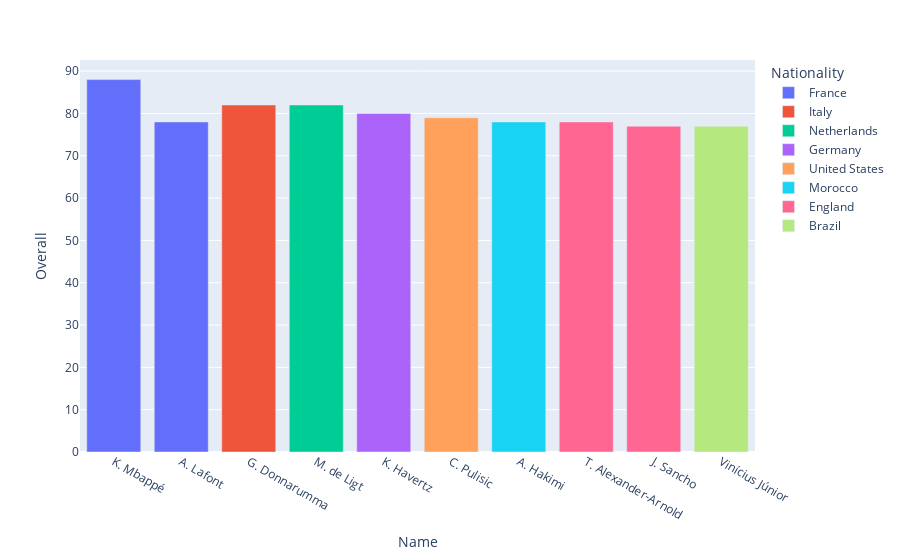

The notebook cell saved with this chart:
### Code cell
# USING PLOTLY TO VISUALIZE
px.bar(ymrp, x = "Name", y = "Overall", color = "Nationality")

### Figure 1 — Plotly figure (JSON) as saved in the notebook; plotly's stock layout.template omitted (floating-point values rounded to 4 significant figures)
{"data": [{"alignmentgroup": "True", "hovertemplate": "Nationality=France<br>Name=%{x}<br>Overall=%{y}<extra></extra>", "legendgroup": "France", "marker": {"color": "#636efa", "pattern": {"shape": ""}}, "name": "France", "offsetgroup": "France", "orientation": "v", "showlegend": true, "textposition": "auto", "type": "bar", "x": ["K. Mbappé", "A. Lafont"], "xaxis": "x", "y": [88, 78], "yaxis": "y"}, {"alignmentgroup": "True", "hovertemplate": "Nationality=Italy<br>Name=%{x}<br>Overall=%{y}<extra></extra>", "legendgroup": "Italy", "marker": {"color": "#EF553B", "pattern": {"shape": ""}}, "name": "Italy", "offsetgroup": "Italy", "orientation": "v", "showlegend": true, "textposition": "auto", "type": "bar", "x": ["G. Donnarumma"], "xaxis": "x", "y": [82], "yaxis": "y"}, {"alignmentgroup": "True", "hovertemplate": "Nationality=Netherlands<br>Name=%{x}<br>Overall=%{y}<extra></extra>", "legendgroup": "Netherlands", "marker": {"color": "#00cc96", "pattern": {"shape": ""}}, "name": "Netherlands", "offsetgroup": "Netherlands", "orientation": "v", "showlegend": true, "textposition": "auto", "type": "bar", "x": ["M. de Ligt"], "xaxis": "x", "y": [82], "yaxis": "y"}, {"alignmentgroup": "True", "hovertemplate": "Nationality=Germany<br>Name=%{x}<br>Overall=%{y}<extra></extra>", "legendgroup": "Germany", "marker": {"color": "#ab63fa", "pattern": {"shape": ""}}, "name": "Germany", "offsetgroup": "Germany", "orientation": "v", "showlegend": true, "textposition": "auto", "type": "bar", "x": ["K. Havertz"], "xaxis": "x", "y": [80], "yaxis": "y"}, {"alignmentgroup": "True", "hovertemplate": "Nationality=United States<br>Name=%{x}<br>Overall=%{y}<extra></extra>", "legendgroup": "United States", "marker": {"color": "#FFA15A", "pattern": {"shape": ""}}, "name": "United States", "offsetgroup": "United States", "orientation": "v", "showlegend": true, "textposition": "auto", "type": "bar", "x": ["C. Pulisic"], "xaxis": "x", "y": [79], "yaxis": "y"}, {"alignmentgroup": "True", "hovertemplate": "Nationality=Morocco<br>Name=%{x}<br>Overall=%{y}<extra></extra>", "legendgroup": "Morocco", "marker": {"color": "#19d3f3", "pattern": {"shape": ""}}, "name": "Morocco", "offsetgroup": "Morocco", "orientation": "v", "showlegend": true, "textposition": "auto", "type": "bar", "x": ["A. Hakimi"], "xaxis": "x", "y": [78], "yaxis": "y"}, {"alignmentgroup": "True", "hovertemplate": "Nationality=England<br>Name=%{x}<br>Overall=%{y}<extra></extra>", "legendgroup": "England", "marker": {"color": "#FF6692", "pattern": {"shape": ""}}, "name": "England", "offsetgroup": "England", "orientation": "v", "showlegend": true, "textposition": "auto", "type": "bar", "x": ["T. Alexander-Arnold", "J. Sancho"], "xaxis": "x", "y": [78, 77], "yaxis": "y"}, {"alignmentgroup": "True", "hovertemplate": "Nationality=Brazil<br>Name=%{x}<br>Overall=%{y}<extra></extra>", "legendgroup": "Brazil", "marker": {"color": "#B6E880", "pattern": {"shape": ""}}, "name": "Brazil", "offsetgroup": "Brazil", "orientation": "v", "showlegend": true, "textposition": "auto", "type": "bar", "x": ["Vinícius Júnior"], "xaxis": "x", "y": [77], "yaxis": "y"}], "layout": {"barmode": "relative", "legend": {"title": {"text": "Nationality"}, "tracegroupgap": 0}, "margin": {"t": 60}, "xaxis": {"anchor": "y", "domain": [0, 1], "title": {"text": "Name"}}, "yaxis": {"anchor": "x", "domain": [0, 1], "title": {"text": "Overall"}}}}
